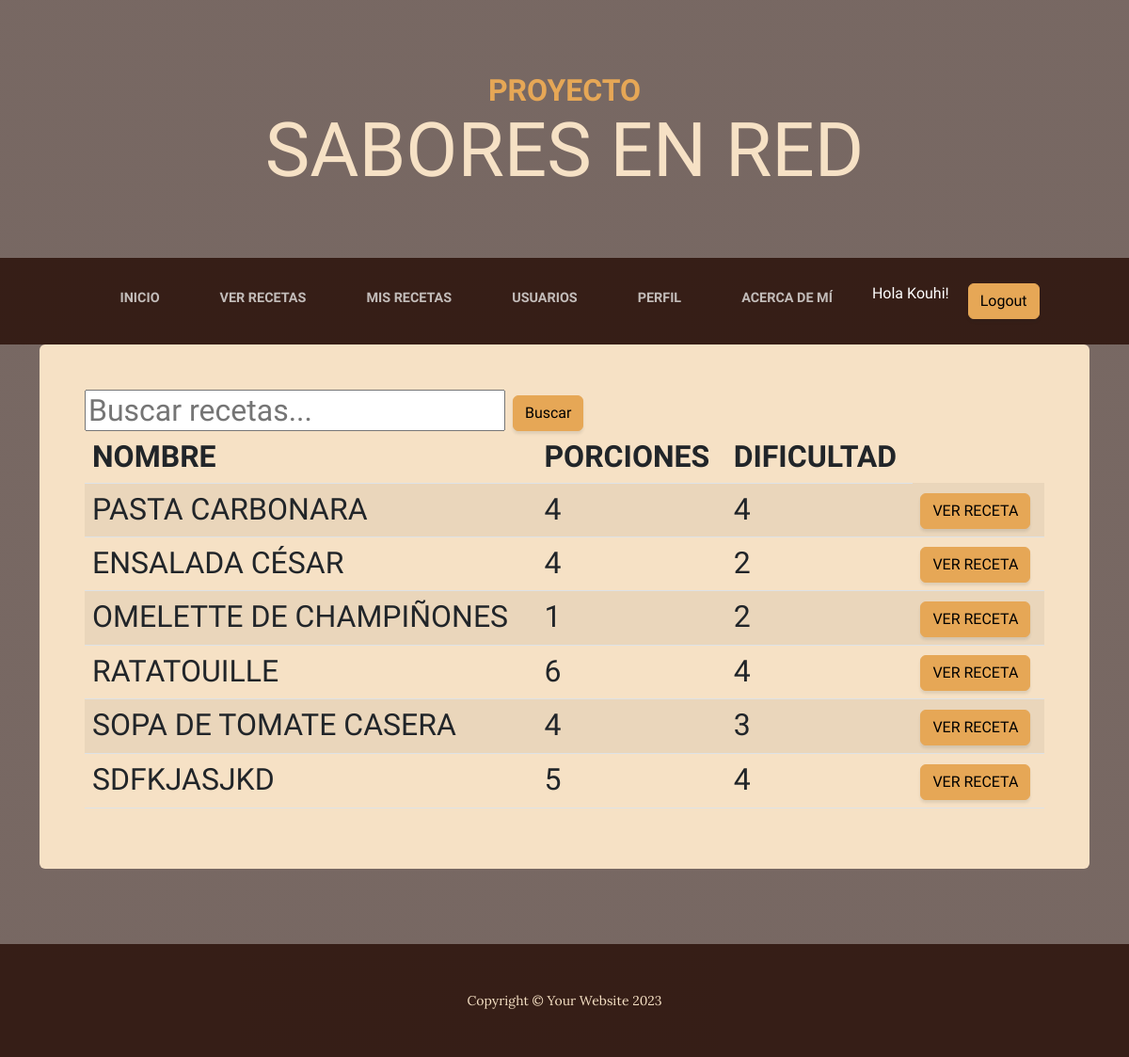
Screenshot of /aplicacion/ver_recetas/ (signed in) with the database file from the repository.
### aplicacion/models.py (models this page shows, shortened)
class Recetas(models.Model):
    nombre = models.CharField(max_length=60)
    dificultad = models.IntegerField()
    porciones = models.IntegerField()
    ingredientes = models.CharField(max_length=1500)
    procedimiento = models.CharField(max_length=1500)
    usuario = models.ForeignKey(User, on_delete=models.CASCADE, default=1)
    imagen = models.ImageField(upload_to='comida/', blank=True, null=True)

### aplicacion/views.py (the view)
# urls.py: path('ver_recetas/', views.ver_recetas, name='ver_recetas'),
@login_required
def ver_recetas(request):
    contexto = {'recetass': Recetas.objects.all()}
    return render(request, "aplicacion/ver_recetas.html", contexto)

### aplicacion/templates/aplicacion/ver_recetas.html
{% extends 'aplicacion/home2.html' %}
{% block contenido %}
    <form action="{% url 'buscarRecetas' %}" method="GET">
        <input type="text" name="buscar" placeholder="Buscar recetas...">
        <button type="submit" class="btn btn-primary">Buscar</button>
    </form>
    <table class="table table-striped">
        <thead>
            <tr>
                <th>Nombre</th>
                <th>Porciones</th>
                <th>Dificultad</th>
            </tr>
        </thead>
        <tbody>
            {% for d in recetass %}
                <tr>
                    <td>{{ d.nombre }}</td>
                    <td>{{ d.porciones }}</td>
                    <td>{{ d.dificultad }}</td>
                    <td><a href="{% url 'mostrar_receta' receta_id=d.id %}" class="btn btn-primary">Ver Receta</a></td>
                </tr>
            {% endfor %}
        </tbody>
    </table>
{% endblock contenido %}

### aplicacion/templates/aplicacion/home2.html (shortened to what this page needs)
<!DOCTYPE html>
<html lang="en">
    {% load static %}
    <head>
        <link href="{% static 'css/styles.css' %}" rel="stylesheet" />
        <link rel="stylesheet" href="https://cdnjs.cloudflare.com/ajax/libs/font-awesome/6.4.0/css/all.min.css">
    </head>
    <body>
        <header>
            <h1 class="site-heading text-center text-faded d-none d-lg-block">
                <span class="site-heading-upper text-primary mb-3">Proyecto</span>
                <span class="site-heading-lower">Sabores en Red</span>
            </h1>
        </header>
        <nav class="navbar navbar-expand-lg navbar-dark py-lg-4" id="mainNav">
            <div class="container">
                <div class="collapse navbar-collapse" id="navbarSupportedContent">
                    <ul class="navbar-nav mx-auto">
                        {% if user.is_authenticated %}
                            <li class="nav-item px-lg-4"><a class="nav-link text-uppercase" href="{% url 'bienvenido' %}">Inicio</a></li>
                            <li class="nav-item px-lg-4"><a class="nav-link text-uppercase" href="{% url 'ver_recetas' %}">Ver Recetas</a></li>
                            <li class="nav-item px-lg-4"><a class="nav-link text-uppercase" href="{% url 'mis_recetas' %}">Mis Recetas</a></li>
                            <li class="nav-item px-lg-4"><a class="nav-link text-uppercase" href="{% url 'usuario_list' %}">Usuarios</a></li>
                            <li class="nav-item px-lg-4"><a class="nav-link text-uppercase" href="{% url 'edit_perfil' %}">Perfil</a></li>
                            <li class="nav-item px-lg-4"><a class="nav-link text-uppercase" href="{% url 'about_me' %}">Acerca de mí</a></li>
                            <div class="navbar-nav ml-auto" style="display: flex; align-items: center;">
                                <p style="color: white; margin-left: 10px; margin-right: 10px;">Hola {{ user.username }}!</p>
                                <a class="btn btn-primary logout-link" href="{% url 'logout' %}" style="margin-left: 10px;">Logout</a>
                            </div>
                    </ul>
                </div>
            </div>
        </nav>
        <section class="page-section about-heading">
            <div class="container">
                <div class="about-heading-content">
                    <div class="row">
                        <div class="col-xl-20 col-lg-20 mx-auto">
                            <div class="bg-faded rounded p-5">
                                <h2 class="section-heading mb-1">
                                    {% block contenido %}
                                    {% endblock contenido %}
                                {% endif %}
                                </h2>
                            </div>
                        </div>
                    </div>
                </div>
            </div>
        </section>
        <footer class="footer text-faded text-center py-5">
            <div class="container"><p class="m-0 small">Copyright &copy; Your Website 2023</p></div>
        </footer>
    </body>
</html>

### rows the page displays
Recetas: nombre "PASTA CARBONARA", porciones "4", dificultad "4"
Recetas: nombre "ENSALADA CÉSAR", porciones "4", dificultad "2"
Recetas: nombre "OMELETTE DE CHAMPIÑONES", porciones "1", dificultad "2"
Recetas: nombre "RATATOUILLE", porciones "6", dificultad "4"
Recetas: nombre "SOPA DE TOMATE CASERA", porciones "4", dificultad "3"
Recetas: nombre "SDFKJASJKD", porciones "5", dificultad "4"

### other values shown
{{ user.username }} "Kouhi"
